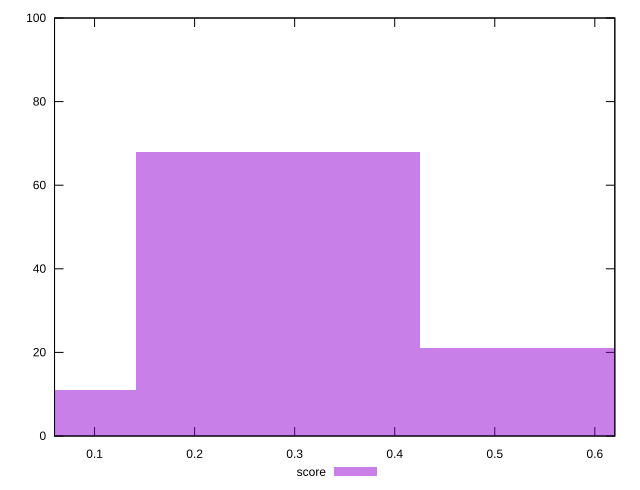

Source code (gnuplot):
reset

$score <<EOF
0.283783021950102 68
0.567566043900204 21
0 11
EOF

set key outside below
set boxwidth 0.283783021950102
set xrange [0.06:0.62]
set yrange [0:100]
set trange [0:100]
set style fill transparent solid 0.5 noborder
set terminal svg size 640, 490 enhanced background rgb 'white'
set output "report_00013_2021-02-09T12-04-24.940Z/speed-index/samples/pages/score/histogram.svg"

plot $score title "score" with boxes

reset
